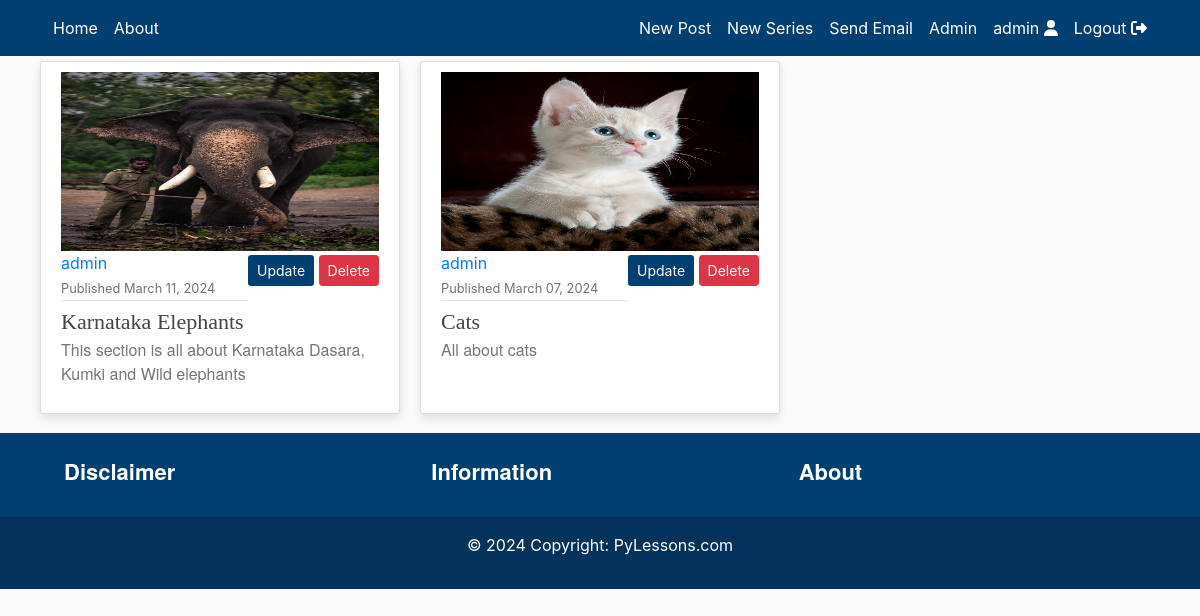
Screenshot of / (signed in) with the database file from the repository.
### users/models.py (models this page shows)
class CustomUser(AbstractUser):
    STATUS_CHOICES = (
        ('regular', 'Regular'),
        ('subscriber', 'Subscriber'),
        ('moderator', 'Moderator')
    )
    def __str__(self) -> str:
        return self.username
    def image_upload_to(self, instance=None):
        if instance:
            return os.path.join('Users', self.username, instance)
        return None
    image = models.ImageField(
        default='default/user.jpg', upload_to=image_upload_to)
    email = models.EmailField(unique=True)
    status = models.CharField(
        max_length=100, choices=STATUS_CHOICES, default='regular')
    description = models.TextField(
        'Description', max_length=600, default='', blank=True)

### myapp/models.py (models this page shows, shortened)
class ArticleSeries(models.Model):
    class Meta:
        verbose_name_plural = 'Article Series'
        ordering = ['-published']
    def image_upload_to(self, instance=None):
        if instance:
            return os.path.join('ArticleSeries', slugify(self.slug), instance)
        return None
    image = models.ImageField(default='default/noimage.jpg', upload_to=image_upload_to, max_length=255)
    title = models.CharField(max_length=200)
    subtitle = models.CharField(max_length=200, default='', blank=False)
    slug = models.SlugField('Series slug', null=False, blank=False, unique=True)
    published = models.DateTimeField("Date published", default=timezone.now)
    author = models.ForeignKey(get_user_model(), default=1, on_delete=models.SET_DEFAULT)

### myapp/views.py (the view)
# urls.py: path("", views.homepage, name="homepage"),
def homepage(request):
    article_series = ArticleSeries.objects.all()
    context = {'objects': article_series, 'type': 'series'}
    return render(request, 'myapp/home.html', context=context)

### myapp/templates/myapp/home.html (shortened to what this page needs)
{% extends "myapp/header.html" %}
{% block content %}
    <div class="row display-flex justify-content-start">
    {% for object in objects %}
        <div class="col-lg-4 col-md-6 col-sm-12 mobiledevice">
            <article class="media content-section customhover" style="height: 95%;">
                <div class="media-body">
                    <a href="/{{object.slug}}">
                        <div class="aspect-ratio-box">
                            <img class="img-fluid" src="{{ object.image.url }}">
                        </div>
                        {% if object.author == user %}
                            <div style="float: right">
                                {% if type == "series" %}
                                    <a class="btn btncolor btn-sm mt-1 mb-1" href="{% url 'myapp:series_update' object.slug %}">Update</a>
                                    <a class="btn btn-danger btn-sm mt-1 mb-1" href="{% url 'myapp:series_delete' object.slug %}">Delete</a>
                                {% else %}
                                    <a class="btn btncolor btn-sm mt-1 mb-1" href="{% url 'myapp:article_update' object.series.slug  object.article_slug %}">Update</a>
                                    <a class="btn btn-danger btn-sm mt-1 mb-1" href="{% url 'myapp:article_delete' object.series.slug  object.article_slug %}">Delete</a>
                                {% endif %}
                        </div>
                    {% endif %}
                    </a>
                    <div class="d-flex article-metadata">
                        <div>
                            <a class="mr-2" href="{% url 'users:profile' object.author %}">{{ object.author }}</a><br>
                            <small class="text-muted">Published {{ object.published|date:"F d, Y" }}</small>
                        </div>
                    </div>
                    <div>
                        <a class="article-title line-clamp-2 title-style" style="font-size: 22px" href="/{{object.slug}}">
                            {{ object.title }}
                        </a>
                        <a href="/{{object.slug}}" style="text-decoration: none;">
                            <p class="article-content line-clamp-5 subtitle-style">{{ object.subtitle }}</p>
                        </a>
                    </div>
                </div>
            </article>
        </div>
    {% endfor %}
    </div>
{% endblock content %}

### myapp/templates/myapp/includes/navbar.html (shortened to what this page needs)
<header class="site-header" style="margin-bottom: 5px">
    <nav class="navbar navbar-expand-md navbar-color">
        <div class="container">
            <div class="navbar-nav">
                <a class="nav-item nav-link" href="/">Home</a>
            </div>
            <div class="collapse navbar-collapse" id="navbarToggle">
            <div class="navbar-nav mr-auto">
                <a class="nav-item nav-link" href="/">About</a>
            </div>
            {% if user.is_authenticated %}
                {% if user.is_superuser %}
                <div class="navbar-nav">
                    <a class="nav-item nav-link" href="{% url 'myapp:post-create' %}">New Post</a>
                    <a class="nav-item nav-link" href="{% url 'myapp:series-create' %}">New Series</a>
                    <a class="nav-item nav-link" href="{% url 'myapp:newsletter' %}">Send Email</a>
                    <a class="nav-item nav-link" href="{% url 'admin:index' %}">Admin</a>
                </div>
                {% endif %}
                <div class="navbar-nav">
                    <a class="nav-item nav-link" href="{% url "users:profile" user.username %}">
                        {{user.username}} <i class="fas fa-user"></i>
                    </a>
                    <a class="nav-item nav-link" href="{% url "users:logout" %}">
                        Logout <i class="fas fa-sign-out-alt"></i>
                    </a>
                </div>
            {% endif %}
            </div>
        </div>
    </nav>
</header>

### myapp/static/myapp/main.css (style rules this page uses)
:root { --footercolor: #003F72; --navbarcolor: #003F72; --btncolor: #003F72; --socialcolor: #003F72; --brightText: #ffffff; }
.btncolor { background-color: var(--btncolor) !important; color: var(--brightText) !important; }
.navbar-color { background-color: var(--navbarcolor); }
body { background: #fafafa; }
.site-header .navbar-nav .nav-link { color: var(--brightText); }
.content-section { background: #ffffff; padding: 10px 20px; border: 1px solid #dddddd; border-radius: 3px; margin-bottom: 20px; }
.article-title { color: #444444; }
.article-content { white-space: pre-line; }
.article-metadata { padding-bottom: 1px; margin-bottom: 4px; border-bottom: 1px solid #e3e3e3 }
.row.display-flex { display: flex; flex-wrap: wrap; }
.row.display-flex > [class*='col-'] { flex-grow: 1; }
.customhover { background: #fff; box-shadow: 0 6px 10px rgba(0,0,0,.08), 0 0 6px rgba(0,0,0,.05); transition: .3s transform cubic-bezier(.155,1.105,.295,1.12),.3s box-shadow,.3s -webkit-transform cubic-bezier(.155,1.105,.295,1.12); cursor: pointer; }
@media screen and (min-width: 600px) { .mobiledevice { padding-left: 10px; padding-right: 10px; } }
.title-style { font-family: fell, Georgia, Cambria, 'Times New Roman', Times, serif !important; }
.subtitle-style { font-family: sohne, 'Helvetica Neue', Helvetica, Arial, sans-serif !important; color: rgba(117, 117, 117, 1) !important; }
.aspect-ratio-box { position: relative; }
.aspect-ratio-box::after { display: block; content: ''; padding-bottom: 56.25%; }
.aspect-ratio-box img { position: absolute; left: 0; top: 0; width: 100%; height: 100%; }

### rows the page displays
CustomUser: username "admin"
ArticleSeries: image (picture), shows "Update", author "admin", published "March 11, 2024", title "Karnataka Elephants", subtitle "This section is all about Karnataka Dasara, Kumki and Wild elephants"
ArticleSeries: image (picture), shows "Update", author "admin", published "March 07, 2024", title "Cats", subtitle "All about cats"
